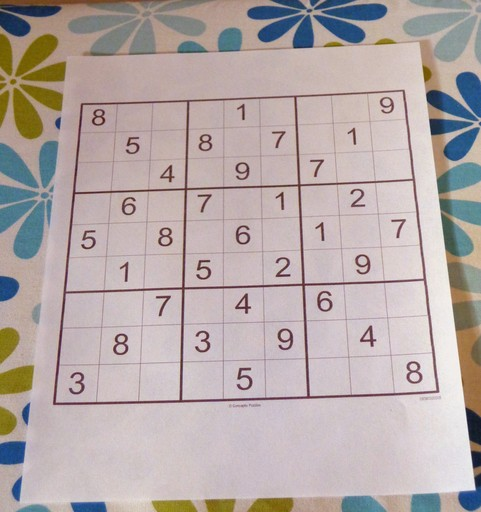
#> input picture sudoku_sautomatic_solver/imgs/sudoku_img.jpg, 481 x 512 px
$ python -i img_processing.py   (imports and definitions only)
#> lines starting #> are read from the running program, lines starting #| are printed output that depends on the picture; after the words box and inside, x2 and y2 are one past the last pixel; in counts of white or black regions, pixels touching at a corner belong together
import cv2
import numpy as np
import pytesseract
import re

pytesseract.pytesseract.tesseract_cmd = r'C:\Program Files\Tesseract-OCR\tesseract.exe'

custom_tesseract_config = r'--psm 10 --oem 3 -c tessedit_char_whitelist=0123456789'

board = [
        [0, 0, 0, 0, 0, 0, 0, 0, 0],
        [0, 0, 0, 0, 0, 0, 0, 0, 0],
        [0, 0, 0, 0, 0, 0, 0, 0, 0],
        [0, 0, 0, 0, 0, 0, 0, 0, 0],
        [0, 0, 0, 0, 0, 0, 0, 0, 0],
        [0, 0, 0, 0, 0, 0, 0, 0, 0],
        [0, 0, 0, 0, 0, 0, 0, 0, 0],
        [0, 0, 0, 0, 0, 0, 0, 0, 0],
        [0, 0, 0, 0, 0, 0, 0, 0, 0]
]

comare_compare = [
    [0, 0, 0, 0, 0, 0, 0, 0, 0],
    [0, 0, 0, 0, 0, 0, 0, 0, 0],
    [0, 0, 0, 0, 0, 0, 0, 0, 0],
    [0, 0, 0, 0, 0, 0, 0, 0, 0],
    [0, 0, 0, 0, 0, 0, 0, 0, 0],
    [0, 0, 0, 0, 0, 0, 0, 0, 0],
    [0, 0, 0, 0, 0, 0, 0, 0, 0],
    [0, 0, 0, 0, 0, 0, 0, 0, 0],
    [0, 0, 0, 0, 0, 0, 0, 0, 0]
]

# this function process image nad return board


def img_processing(path):
#> called with path = 'imgs/sudoku_img.jpg'
    img = cv2.imread(path, 0)
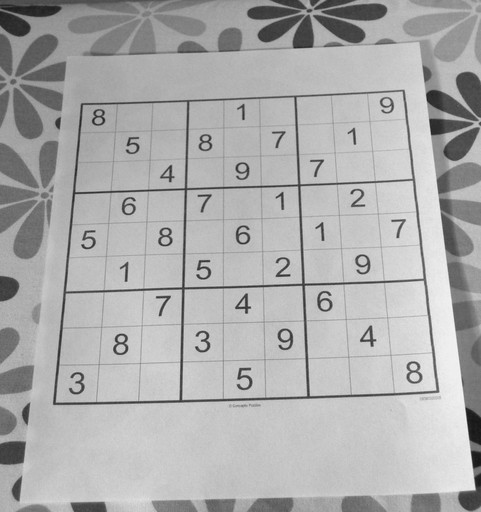
#> img: shape (512, 481); min 22, max 247, mean 172.9
    # processing image
    img = cv2.GaussianBlur(img, (7, 7), 0)
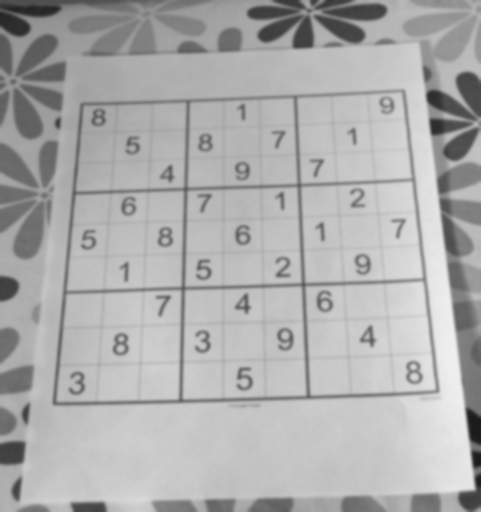
#> img: shape (512, 481); min 26, max 239, mean 172.9
    img = cv2.adaptiveThreshold(
        img, 255, cv2.ADAPTIVE_THRESH_GAUSSIAN_C, cv2.THRESH_BINARY, 11, 2)
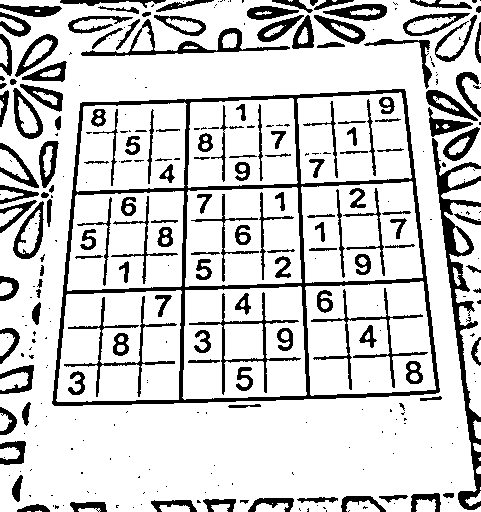
#> img: shape (512, 481); 81.1% white; 317 black regions (169 under 20 px), largest, box (x1, y1, x2, y2) and area: (52, 89, 440, 406) 9773, (432, 138, 481, 510) 3659, (81, 19, 290, 56) 1310
    edges = cv2.Canny(img, 5, 100)
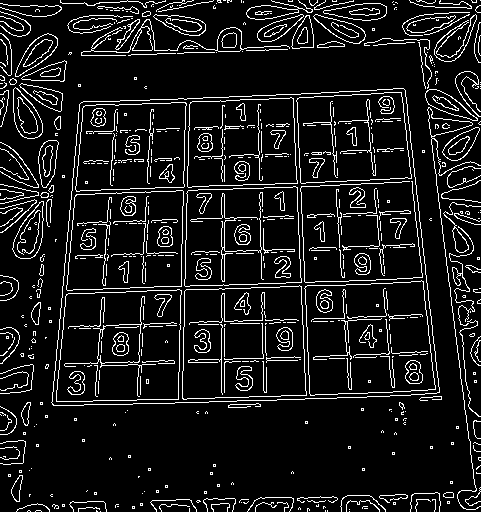
#> edges: shape (512, 481); 10% white in thin lines or dots

    # find lines in sudoku
    lines = cv2.HoughLinesP(edges, 1, np.pi/180, 10,
                            minLineLength=30, maxLineGap=10)
#> lines = 335 rows, first 6: [365, 90, 392, 395], [72, 190, 369, 180], [368, 90, 395, 395], [52, 404, 78, 112], [381, 353, 435, 351], [283, 187, 319, 186]
    # remove lines from sudoku
    for i in range(len(lines)):
        for x1, y1, x2, y2 in lines[i]:
            cv2.line(img, (x1, y1), (x2, y2), (255, 255, 255), 4)
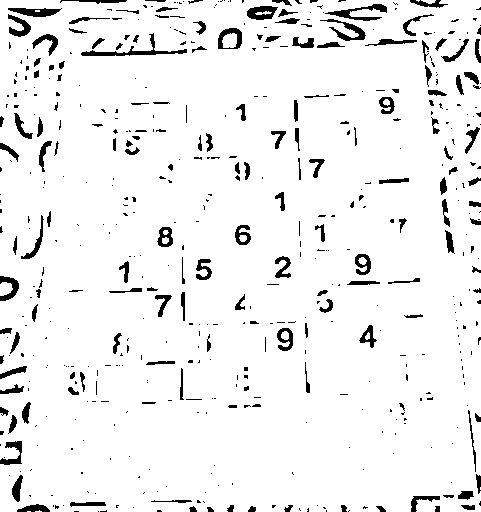
#> img: shape (512, 481); 93.7% white; 524 black regions (363 under 20 px), largest, box (x1, y1, x2, y2) and area: (81, 33, 187, 56) 456, (325, 4, 387, 21) 365, (320, 19, 366, 41) 314

    # run OCR for every square in sudoku:
    img_height, img_weight = img.shape
#> img_height = 512; img_weight = 481
    for y in range(9):
        for x in range(9):
            # square is a section of photo with only 1 number shown
            square = img[y*(img_height//9):(y+1)*(img_height//9),
                         x*(img_weight//9):(x+1)*(img_weight//9)]

            num = pytesseract.image_to_string(
                square, config=custom_tesseract_config)
            num = re.findall('\d+', num)
            if num:
                board[y][x] = int(num[0])
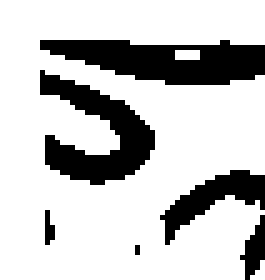
#> square: shape (56, 53) (shown 5 times larger); 77% white; 6 black regions (2 under 20 px), largest, box (x1, y1, x2, y2) and area: (8, 8, 53, 17) 274, (8, 14, 31, 37) 243, (32, 34, 53, 49) 118, (48, 43, 53, 56) 35
#> after the loop, board = 9 items, first 6: [0, 0, 0, 0, 0, 0, 0, 0, 0], [0, 0, 0, 0, 0, 0, 0, 0, 0], [0, 0, 0, 0, 0, 0, 0, 0, 0], [0, 0, 0, 0, 0, 0, 0, 0, 0], [0, 0, 0, 0, 0, 0, 0, 0, 0], [0, 0, 0, 0, 0, 0, 0, 0, 0]

    if board != comare_compare:
        print(board)
        return board
    else:
        print('BAD')
        return False

#> (the run stopped early here; a loop or call above may not have finished)
